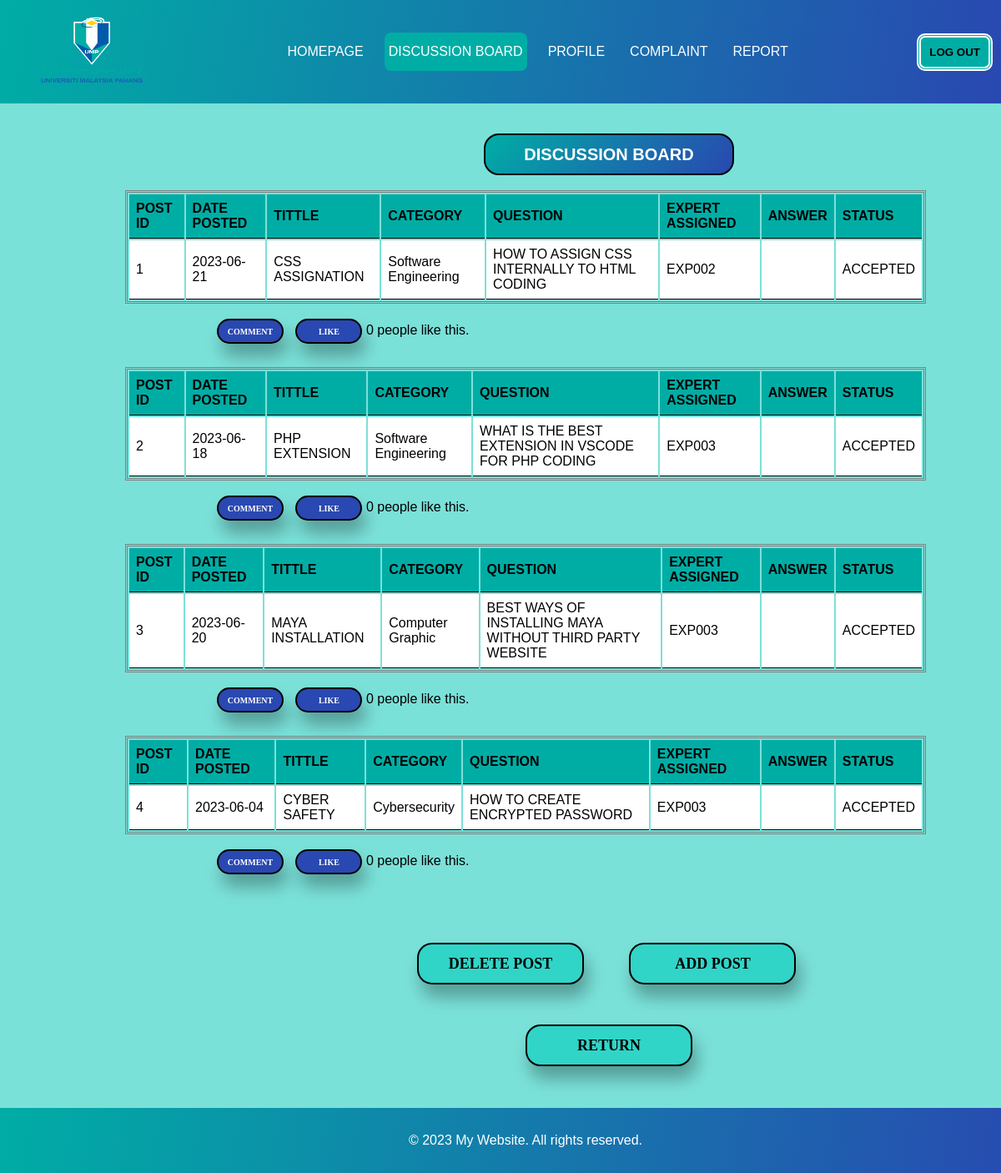
The app's page /Module2/View/USERDISCUSSIONBOARD.php (signed in) with its own data.
### tables this page shows
CREATE TABLE `question` (
  `questionID` int(11) NOT NULL,
  `question_tittle` varchar(100) NOT NULL,
  `question_category` varchar(100) NOT NULL,
  `question_desc` varchar(250) NOT NULL,
  `question_expert` varchar(50) NOT NULL,
  `question_answer` varchar(250) NOT NULL,
  `question_status` varchar(200) NOT NULL,
  `question_userID` varchar(50) NOT NULL,
  `question_postdate` date NOT NULL
);

### Module2/View/USERDISCUSSIONBOARD.php (the view, shortened to what this page needs)
<!DOCTYPE html>
<html>
<head>
  <link rel="stylesheet"  href="pageStyle.css">
</head>
<body>
  <header>
    <div class="logo"><img src="../Asset/logoump.png" width="200" height="100"></div>
    <nav>
      <ul>
        <li><a href="USERMAINPAGE.php">HOMEPAGE</a></li>
        <li class="selected"><a href="USERDISCUSSIONBOARD.php">DISCUSSION BOARD</a></li>
        <li><a href="USERMANAGEPROFILE.php">PROFILE</a></li>
        <li><a href="#">COMPLAINT</a></li>
        <li><a href="POSTREPORT.php">REPORT</a></li>
      </ul>
    </nav>
    <button id="myBtn" class="icon">LOG OUT</button>
  </header>
  <br><br><button class="profile-button">DISCUSSION BOARD</button><br><br>
  <?php
    $connection = mysqli_connect("localhost","root","");
    $sql = "SELECT questionID, question_tittle, question_category, question_desc, question_expert, question_answer, question_status,
    question_postdate from question";
    $result = $connection-> query($sql);
    if($result-> num_rows > 0) {
        while($row = $result-> fetch_assoc()){
          ?>
          <table class="listtable">
          <tr>
              <th>POST ID</th>
              <th>DATE POSTED</th>
              <th>TITTLE</th>
              <th>CATEGORY</th>
              <th>QUESTION</th>
              <th>EXPERT ASSIGNED</th>
              <th>ANSWER</th>
              <th>STATUS</th>
          </tr>
          <tr>
              <td><?php echo $row['questionID'] ?></td>
              <td><?php echo $row['question_postdate'] ?></td>
              <td><?php echo $row['question_tittle'] ?></td>
              <td><?php echo $row['question_category'] ?></td>
              <td><?php echo $row['question_desc'] ?></td>
              <td><?php echo $row['question_expert'] ?></td>
              <td><?php echo $row['question_answer'] ?></td>
              <td><?php echo $row['question_status'] ?></td>
          </tr>
        </table>
        <br><button class="comment" onclick="">COMMENT</button>
        <button class="like"  id="likeButton">LIKE</button>
        <span id="likeCount">0</span> people like this.
        <br><br>
        <?php
        }
    }
  ?>
  <br><br><br>
  <button class="kiri-button" onclick="location.href='DELETEPOST.php';">DELETE POST</button>
  <button class="kanan-button" onclick="location.href='ADDPOST.php';">ADD POST</button>
  <br><br><button class="tengah-button" onclick="location.href='USERMAINPAGE.php';">RETURN</button>
  <br> <br> <br> <br> <br> <br> <br>
  <footer>
    <p>&copy; 2023 My Website. All rights reserved.</p>
  </footer>
</body>
</html>

### Module2/View/pageStyle.css (style rules this page uses)
* { margin: 0; padding: 0; }
body { color: black; font-family: Arial, Helvetica, sans-serif; background-color:#7ae1d9; }
header { background-image: linear-gradient(100deg, #00ada5, #2948B1); padding: 10px; display: flex; align-items: center; justify-content: space-between; }
nav ul { list-style-type: none; display: flex; justify-content: center; }
nav a { display: block; color: #fff; text-align: center; padding: 14px 5px; text-decoration: none; transition: padding 0.15s, margin 0.15s; }
nav ul li { margin-right: 20px; }
.icon { background-color: #00ada5; padding: 10px 10px; font-weight: bold; border-radius: 10px; text-decoration: none; border-style: double; border-color: white; border-width: 5px; margin-right: 0%; transition: padding 0.15s, margin 0.15s; }
footer { background-image: linear-gradient(100deg, #00ada5, #2948B1); color: #fff; padding: 30px; text-align: center; position: fixed; bottom: 0; width: 100%; }
.selected { background-color: #00ada5; border-radius: 8px; }
.listtable { border-style: double; width: 80%; margin-left: 150px; }
th, td { padding: 8px; text-align: left; border-bottom: 1px solid black; background-color: white; }
th { background-color: #00ada5; color: black; }
.profile-button { background-image: linear-gradient(130deg, #00ada5, #2948B1); color: white; border-style: double; height: 50px; width: 300px; border-radius:18px; font-weight: bold; font-size: 20px; margin-left: 580px; }
.kiri-button { background-color: #30d5c8; color: black; font-family: 'Times New Roman', Times, serif; border-style: double; height: 50px; width: 200px; border-radius:18px; font-weight: bold; font-size: 18px; margin-left: 500px; margin-bottom: 30px; box-shadow: 5px 15px 20px rgba(0, 0, 0, 0.3); }
.kanan-button { background-color: #30d5c8; color: black; font-family: 'Times New Roman', Times, serif; border-style: double; height: 50px; width: 200px; border-radius:18px; font-weight: bold; font-size: 18px; margin-left: 50px; margin-bottom: 30px; box-shadow: 5px 15px 20px rgba(0, 0, 0, 0.3); }
.tengah-button { background-color: #30d5c8; color: black; font-family: 'Times New Roman', Times, serif; border-style: double; height: 50px; width: 200px; border-radius:18px; font-weight: bold; font-size: 18px; margin-left: 630px; margin-bottom: 20px; box-shadow: 5px 15px 20px rgba(0, 0, 0, 0.3); }
.comment { background-color: #2948B1; color: white; font-family: 'Times New Roman', Times, serif; border-style: double; height: 30px; width: 80px; border-radius:18px; font-weight: bold; font-size: 10px; margin-left: 260px; box-shadow: 5px 15px 20px rgba(0, 0, 0, 0.3); }
.like { background-color: #2948B1; color: white; font-family: 'Times New Roman', Times, serif; border-style: double; height: 30px; width: 80px; border-radius:18px; font-weight: bold; font-size: 10px; margin-left: 10px; box-shadow: 5px 15px 20px rgba(0, 0, 0, 0.3); }
.comment { margin-bottom: 10px; }

### records on screen
question: questionID "1", question_postdate "2023-06-21", question_tittle "CSS ASSIGNATION", question_category "Software Engineering", question_desc "HOW TO ASSIGN CSS INTERNALLY TO HTML CODING", question_expert "EXP002", question_status "ACCEPTED"
question: questionID "2", question_postdate "2023-06-18", question_tittle "PHP EXTENSION", question_category "Software Engineering", question_desc "WHAT IS THE BEST EXTENSION IN VSCODE FOR PHP CODING", question_expert "EXP003", question_status "ACCEPTED"
question: questionID "3", question_postdate "2023-06-20", question_tittle "MAYA INSTALLATION", question_category "Computer Graphic", question_desc "BEST WAYS OF INSTALLING MAYA WITHOUT THIRD PARTY WEBSITE", question_expert "EXP003", question_status "ACCEPTED"
question: questionID "4", question_postdate "2023-06-04", question_tittle "CYBER SAFETY", question_category "Cybersecurity", question_desc "HOW TO CREATE ENCRYPTED PASSWORD", question_expert "EXP003", question_status "ACCEPTED"
